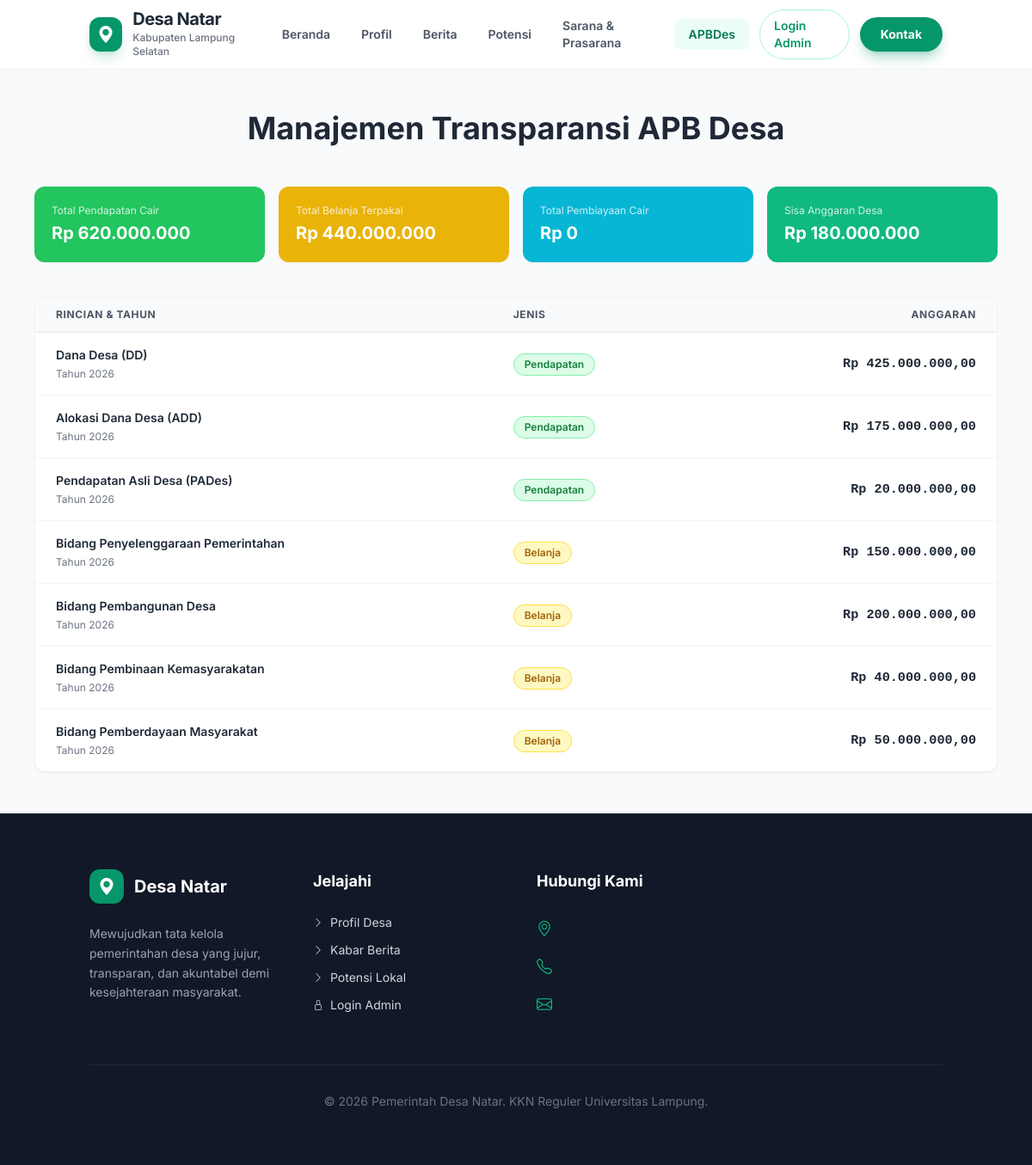
Screenshot of /apbdesa.php with the database file from the repository.
### tables this page shows
CREATE TABLE site_settings (
    id INT AUTO_INCREMENT PRIMARY KEY,
    judul_website VARCHAR(255) DEFAULT 'Desa Natar',
    tagline VARCHAR(255),
    logo VARCHAR(255),
    favicon VARCHAR(255)
);

CREATE TABLE apb_desa (
    id INT AUTO_INCREMENT PRIMARY KEY,
    tahun YEAR NOT NULL,
    jenis ENUM('Pendapatan','Belanja','Pembiayaan') NOT NULL,
    rincian VARCHAR(255),
    anggaran DECIMAL NOT NULL,
    realisasi BIGINT NOT NULL
);

### apbdesa.php (the view, shortened to what this page needs)
<?php
require 'includes/header.php';
$q_apb = mysqli_query($conn, "SELECT * FROM apb_desa ORDER BY tahun DESC, jenis ASC");
$q_total = mysqli_query($conn, "SELECT
    SUM(CASE WHEN jenis = 'Pendapatan' THEN realisasi ELSE 0 END) as total_pendapatan,
    SUM(CASE WHEN jenis = 'Belanja' THEN realisasi ELSE 0 END) as total_belanja,
    SUM(CASE WHEN jenis = 'Pembiayaan Desa' THEN realisasi ELSE 0 END) as total_pembiayaan
    FROM apb_desa");
$total = mysqli_fetch_assoc($q_total);
$sisa_anggaran = $total['total_pendapatan'] - $total['total_belanja'];
?>
<div class="bg-gray-50 py-12">
    <div class="container mx-auto px-4 max-w-6xl">
        <div class="text-center mb-12">
            <h1 class="text-3xl md:text-4xl font-bold text-gray-800 mb-4">Manajemen Transparansi APB Desa</h1>
        </div>
        <div class="grid grid-cols-1 sm:grid-cols-2 lg:grid-cols-4 gap-4 mb-10">
            <div class="bg-green-500 text-white p-5 rounded-xl shadow-sm">
                <div class="text-xs opacity-80 mb-1">Total Pendapatan Cair</div>
                <div class="text-xl font-bold">Rp <?= number_format($total['total_pendapatan'] ?? 0, 0, ',', '.'); ?></div>
            </div>
            <div class="bg-yellow-500 text-white p-5 rounded-xl shadow-sm">
                <div class="text-xs opacity-80 mb-1">Total Belanja Terpakai</div>
                <div class="text-xl font-bold">Rp <?= number_format($total['total_belanja'] ?? 0, 0, ',', '.'); ?></div>
            </div>
            <div class="bg-cyan-500 text-white p-5 rounded-xl shadow-sm">
                <div class="text-xs opacity-80 mb-1">Total Pembiayaan Cair</div>
                <div class="text-xl font-bold">Rp <?= number_format($total['total_pembiayaan'] ?? 0, 0, ',', '.'); ?></div>
            </div>
            <div class="bg-emerald-500 text-white p-5 rounded-xl shadow-sm">
                <div class="text-xs opacity-80 mb-1">Sisa Anggaran Desa</div>
                <div class="text-xl font-bold">Rp <?= number_format($sisa_anggaran, 0, ',', '.'); ?></div>
            </div>
        </div>
        <div class="bg-white rounded-xl shadow-sm border border-gray-100 overflow-hidden">
            <div class="overflow-x-auto">
                <table class="w-full">
                    <thead class="bg-gray-50 border-b border-gray-200">
                        <tr>
                            <th class="px-6 py-3 text-left text-xs font-bold text-gray-600 uppercase tracking-wider">Rincian & Tahun</th>
                            <th class="px-6 py-3 text-left text-xs font-bold text-gray-600 uppercase tracking-wider">Jenis</th>
                            <th class="px-6 py-3 text-right text-xs font-bold text-gray-600 uppercase tracking-wider">Anggaran</th>
                        </tr>
                    </thead>
                    <tbody class="divide-y divide-gray-100">
                        <?php while($row = mysqli_fetch_assoc($q_apb)):
                            if($row['jenis'] == 'Pendapatan') {
                                $badge_class = 'bg-green-100 text-green-700 border-green-300';
                            } elseif($row['jenis'] == 'Belanja') {
                                $badge_class = 'bg-yellow-100 text-yellow-700 border-yellow-300';
                            } else {
                                $badge_class = 'bg-cyan-100 text-cyan-700 border-cyan-300';
                            }
                        ?>
                        <tr class="hover:bg-gray-50">
                            <td class="px-6 py-4">
                                <div class="font-semibold text-gray-800 text-sm"><?= htmlspecialchars($row['rincian']); ?></div>
                                <div class="text-xs text-gray-500 mt-1">Tahun <?= $row['tahun']; ?></div>
                            </td>
                            <td class="px-6 py-4">
                                <span class="inline-flex px-3 py-1 text-xs font-semibold rounded-full border <?= $badge_class; ?>"><?= $row['jenis']; ?></span>
                            </td>
                            <td class="px-6 py-4 text-right">
                                <div class="font-bold text-gray-800" style="font-family: 'Courier New', monospace; font-size: 0.95rem;">Rp <?= number_format($row['realisasi'], 2, ',', '.'); ?></div>
                            </td>
                        </tr>
                        <?php endwhile; ?>
                    </tbody>
                </table>
            </div>
        </div>
    </div>
</div>
<?php require 'includes/footer.php'; ?>

### includes/header.php (shortened to what this page needs)
<?php
require_once __DIR__ . '/../config/db.php';
$settings = ['judul_website' => 'Desa Natar', 'tagline' => 'Website Resmi Pemerintah Desa'];
if ($conn) {
    $q_set = @mysqli_query($conn, "SELECT * FROM site_settings LIMIT 1");
    if ($q_set && mysqli_num_rows($q_set) > 0) {
        $settings = mysqli_fetch_assoc($q_set);
    }
}
?>
<!DOCTYPE html>
<html lang="id" class="scroll-smooth">
<head>
    <script src="https://cdn.tailwindcss.com"></script>
    <link rel="stylesheet" href="https://cdn.jsdelivr.net/npm/bootstrap-icons@1.11.0/font/bootstrap-icons.css">
</head>
<body class="bg-gray-50 flex flex-col min-h-screen">
    <nav class="bg-white sticky top-0 z-50 border-b border-gray-100 shadow-sm/50 backdrop-blur-md bg-white/90">
        <div class="container mx-auto px-4">
            <div class="flex justify-between items-center h-20">
                <a href="index.php" class="flex items-center gap-3 group">
                    <div class="w-10 h-10 bg-emerald-600 rounded-xl flex items-center justify-center text-white shadow-lg shadow-emerald-600/20 group-hover:scale-105 transition duration-300">
                        <i class="bi bi-geo-alt-fill text-xl"></i>
                    </div>
                    <div>
                        <h1 class="font-bold text-xl text-gray-800 leading-none tracking-tight"><?= $settings['judul_website']; ?></h1>
                        <p class="text-xs text-gray-500 mt-1 font-medium">Kabupaten Lampung Selatan</p>
                    </div>
                </a>
                <div class="hidden lg:flex items-center gap-1">
                    <?php
                    $menu = [
                        'index.php' => 'Beranda',
                        'profil.php' => 'Profil',
                        'berita.php' => 'Berita',
                        'potensi.php' => 'Potensi',
                        'sarana-prasarana.php' => 'Sarana & Prasarana',
                        'apbdesa.php' => 'APBDes'
                    ];
                    $current_page = basename($_SERVER['PHP_SELF']);
                    foreach ($menu as $link => $label) {
                        $active = ($current_page == $link) ? 'text-emerald-700 bg-emerald-50 font-bold' : 'text-gray-600 hover:text-emerald-600 hover:bg-emerald-50';
                        echo "<a href=\"$link\" class=\"px-4 py-2 text-sm font-semibold rounded-lg transition $active\">$label</a>";
                    }
                    ?>
                    <a href="admin/login.php" class="ml-2 px-4 py-2 text-sm font-semibold text-emerald-600 hover:text-emerald-800 transition border border-emerald-200 rounded-full hover:bg-emerald-50">Login Admin</a>
                    <a href="kontak.php" class="ml-2 px-6 py-2.5 text-sm font-bold text-white bg-emerald-600 rounded-full hover:bg-emerald-700 shadow-lg shadow-emerald-600/30 transition transform hover:-translate-y-0.5">Kontak</a>
                </div>
            </div>
        </div>
    </nav>

### includes/footer.php (shortened to what this page needs)
    <footer class="bg-gray-900 text-gray-300 mt-auto border-t border-gray-800">
        <div class="container mx-auto px-4 py-16">
            <div class="grid grid-cols-1 md:grid-cols-2 lg:grid-cols-4 gap-12">
                <div class="lg:col-span-1">
                    <div class="flex items-center gap-3 mb-6">
                        <div class="w-10 h-10 bg-emerald-600 rounded-xl flex items-center justify-center text-white">
                            <i class="bi bi-geo-alt-fill text-xl"></i>
                        </div>
                        <span class="text-xl font-bold text-white">Desa Natar</span>
                    </div>
                    <p class="text-gray-400 leading-relaxed mb-6 text-sm">
                        Mewujudkan tata kelola pemerintahan desa yang jujur, transparan, dan akuntabel demi kesejahteraan masyarakat.
                    </p>
                </div>
                <div>
                    <h4 class="text-white font-bold text-lg mb-6">Jelajahi</h4>
                    <ul class="space-y-3 text-sm">
                        <li><a href="profil.php" class="hover:text-emerald-400 transition flex items-center gap-2"><i class="bi bi-chevron-right text-xs"></i> Profil Desa</a></li>
                        <li><a href="berita.php" class="hover:text-emerald-400 transition flex items-center gap-2"><i class="bi bi-chevron-right text-xs"></i> Kabar Berita</a></li>
                        <li><a href="potensi.php" class="hover:text-emerald-400 transition flex items-center gap-2"><i class="bi bi-chevron-right text-xs"></i> Potensi Lokal</a></li>
                        <li><a href="admin/login.php" class="hover:text-emerald-400 transition flex items-center gap-2"><i class="bi bi-lock text-xs"></i> Login Admin</a></li>
                    </ul>
                </div>
                <div class="lg:col-span-2">
                    <h4 class="text-white font-bold text-lg mb-6">Hubungi Kami</h4>
                    <ul class="space-y-4 text-sm">
                        <li class="flex items-start gap-3">
                            <i class="bi bi-geo-alt text-emerald-500 mt-1 text-lg"></i>
                        </li>
                        <li class="flex items-center gap-3">
                            <i class="bi bi-telephone text-emerald-500 text-lg"></i>
                        </li>
                        <li class="flex items-center gap-3">
                            <i class="bi bi-envelope text-emerald-500 text-lg"></i>
                        </li>
                    </ul>
                </div>
            </div>
            <div class="border-t border-gray-800 mt-12 pt-8 text-center text-sm text-gray-500">
                &copy; <?= date('Y'); ?> Pemerintah Desa Natar. KKN Reguler Universitas Lampung.
            </div>
        </div>
    </footer>
</body>
</html>

### includes/header.php (style rules this page uses)
body { font-family: 'Inter', sans-serif; }

### rows the page displays
site_settings: judul_website "Desa Natar"
apb_desa: rincian "Dana Desa (DD)", tahun "2026", jenis "Pendapatan", realisasi "425.000.000,00"
apb_desa: rincian "Alokasi Dana Desa (ADD)", tahun "2026", jenis "Pendapatan", realisasi "175.000.000,00"
apb_desa: rincian "Pendapatan Asli Desa (PADes)", tahun "2026", jenis "Pendapatan", realisasi "20.000.000,00"
apb_desa: rincian "Bidang Penyelenggaraan Pemerintahan", tahun "2026", jenis "Belanja", realisasi "150.000.000,00"
apb_desa: rincian "Bidang Pembangunan Desa", tahun "2026", jenis "Belanja", realisasi "200.000.000,00"
apb_desa: rincian "Bidang Pembinaan Kemasyarakatan", tahun "2026", jenis "Belanja", realisasi "40.000.000,00"
apb_desa: rincian "Bidang Pemberdayaan Masyarakat", tahun "2026", jenis "Belanja", realisasi "50.000.000,00"

### other values shown
$label "Beranda"
$label "Profil"
$label "Berita"
$label "Potensi"
$label "Sarana & Prasarana"
$label "APBDes"
$total['total_pendapatan'] "620.000.000"
$total['total_belanja'] "440.000.000"
$total['total_pembiayaan'] "0"
$sisa_anggaran "180.000.000"
